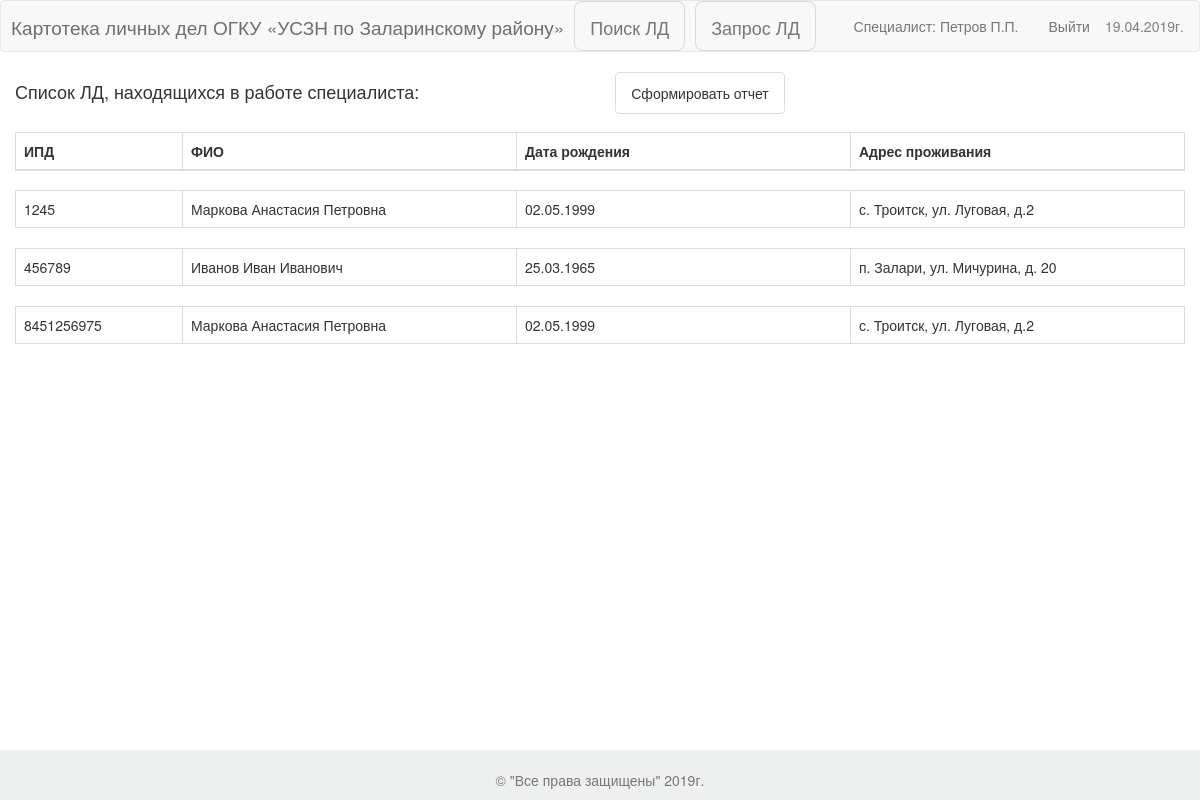
The page /injob (signed in) on the database as committed earlier.
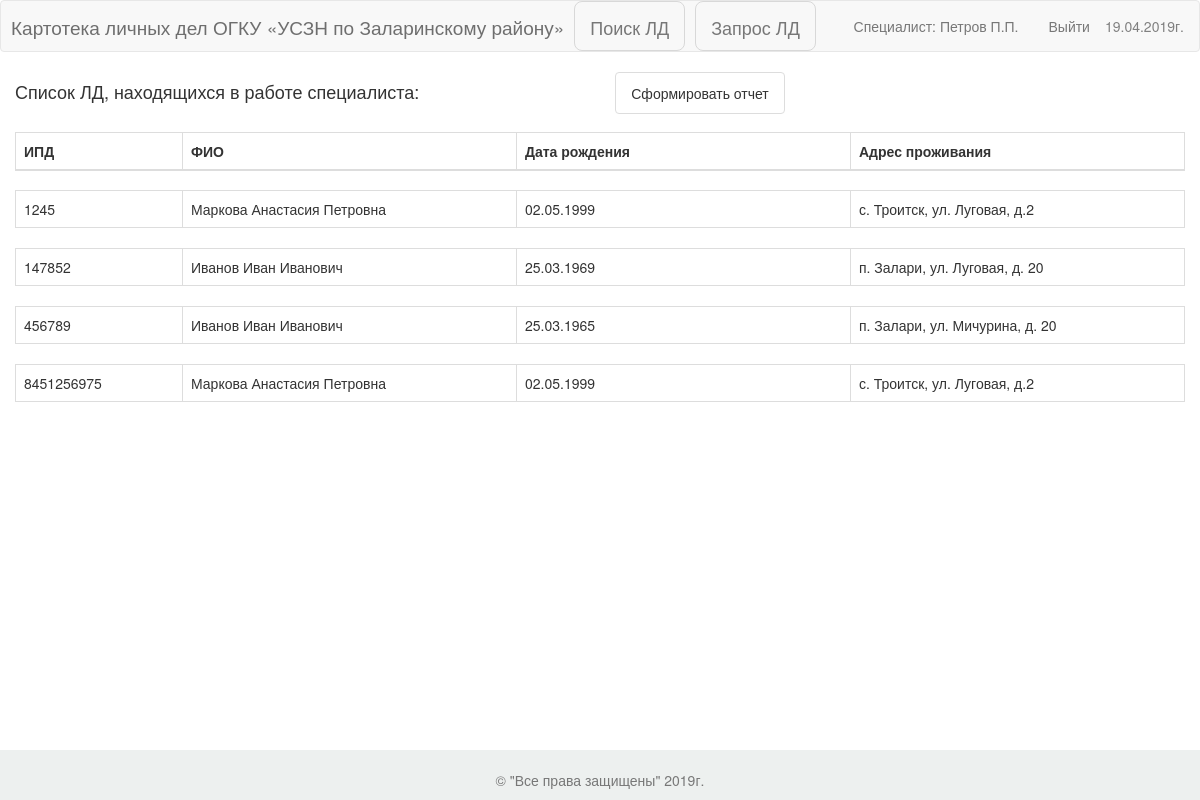
The same page on the database as committed later.
### users/models.py (models this page shows, shortened)
class UsersProfile(models.Model):
    user = models.OneToOneField(User, null=True, blank=True, help_text='Ссылка на Django-аккаунт')
    fio = models.CharField(max_length=255, help_text='ФИО')
    def get_fio(self, dots=True):
        fio = self.fio.replace("  ", " ").strip()
        fio_split = fio.split(" ")
        if len(fio_split) == 0:
            fio_split.append("")
        if len(fio_split) == 1:
            fio_split.append("")
        if len(fio_split) == 2:
            fio_split.append("")
        if dots:
            return fio_split[0] + " " + fio_split[1][0] + "." + fio_split[2][0] + "."
        return fio_split[0] + " " + fio_split[1][0] + fio_split[2][0]

### main/models.py (models this page shows, shortened)
class CardIndex(models.Model):
    ipd = models.IntegerField(verbose_name='Индивидуальное порядковое дело', help_text='ИПД')
    client = models.ForeignKey(Client, verbose_name='Клиент', help_text='Клиент')
    category = models.ForeignKey(Category, verbose_name='Категория клиента', help_text='Категория клиента')
    control = models.ForeignKey(Control, verbose_name='Статус ЛД', help_text='Статус ЛД')
    spec = models.ForeignKey(UsersProfile, default=0, blank=True, null=True,
                             verbose_name='Движение ЛД по специалистам', help_text='Движение ЛД')
    info = models.CharField(max_length=200, blank=True, verbose_name='Движение ЛД по другим УСЗН',
                            help_text='Движение по др. УСЗН.')

class Client(models.Model):
    last_name = models.CharField(max_length=30, help_text='Фамилия') # Фамилия
    first_name = models.CharField(max_length=30, help_text='Имя') # Имя
    middle_name = models.CharField(max_length=30, help_text='Отчество') # Отчество
    bday = models.DateField(auto_now=False, auto_now_add=False, help_text='Дата рождения') # Дата рождения
    address = models.CharField(max_length=100, help_text='Адрес проживания') # Адрес проживания
    def fio(self) -> str:
        return '{} {} {}'.format(self.last_name, self.first_name, self.middle_name)
    def __str__(self):
        return self.fio()

### main/views.py (the view)
# urls.py: url(r'^injob$', views.ldinjob, name='ldinjob'),
@login_required
def ldinjob(request):
    lds = CardIndex.objects.all()
    injob = CardIndex.objects.filter(spec=request.user.usersprofile).order_by('ipd')
    return render(request, 'main/injob.html', {'injob': injob, 'lds': lds})

### main/templates/main/injob.html (shortened to what this page needs)
{% extends "main/base.html" %}
{% block menu %}
    <a class="navbar-brand" href="{% url 'main:main' %}">Поиск ЛД</a>
    <a class="navbar-brand" href="{% url 'main:queryld' %}">Запрос ЛД</a>
{% endblock menu %}
{% block content %}
<div class="container-fluid">
    <div class="row">
        <div class="col-md-6"><h4 class='f-h' style="text-align: left;">Список ЛД, находящихся в работе специалиста:</h4><br></div>
        <div class="col-md-2"  id="stat_spec">
            {% for ld in lds %}
                {% if ld.pk == request.user.usersprofile.pk %}
                    <li class="list-group-item" onclick="gen_stat('spec', {{ ld.pk }})">Сформировать отчет</li>
                {% endif %}
            {% endfor %}
        </div>
    </div>
    <div>
        <table class="table table-bordered floatThead ct">
        <thead class="thead-dark">
            <tr>
                <th class="col-xs-1">ИПД</th>
                <th class="col-xs-2">ФИО</th>
                <th class="col-xs-2">Дата рождения</th>
                <th class="col-xs-2">Адрес проживания</th>
            </tr>
        </thead>
        </table>
    </div>
</div>
    {% for ld in injob %}
<div class="container-fluid">
    <div>
        <table class="table table-bordered floatThead ct">
        <tbody>
            <tr>
                <td class="col-xs-1">{{ ld.ipd }}</td>
                <td class="col-xs-2">{{ ld.client }}</td>
                <td class="col-xs-2">{{ ld.client.bday }}</td>
                <td class="col-xs-2">{{ ld.client.address }}</td>
            </tr>
        </tbody>
        </table>
    </div>
</div>
    {% endfor %}
{% endblock content %}

### main/templates/main/base.html (shortened to what this page needs)
<!DOCTYPE html>
<html lang="en">
<head>
    <link href="/static/css/bootstrap.min.css" rel="stylesheet">
    <link rel="stylesheet" href="/static/css/style.css">
</head>
<body>
    <nav id="raport" class="navbar navbar-default" role="navigation">
        <div id="logo_name">
            Картотека личных дел ОГКУ &#171;УСЗН по Заларинскому району&#187;
        </div>
        <div id="menu">{% block menu %}{% endblock menu %}</div>
        <div>
            <div class="date">
                {% now "d.m.Yг." %}
            </div>
            <div id="navbar" class="navbar-collapse collapse">
                <ul class="nav navbar-nav navbar-right">
                    {% if user.is_authenticated %}
                    {% for v in request.user.groups.all %}
                        <li><a>{{ v }}: {{ request.user.usersprofile.get_fio }}</a></li>
                    {% endfor %}
                        <li><a href="{% url 'users:logout' %}">Выйти</a></li>
                    {% else %}
                        <li><a href="{% url 'users:login' %}">Войти</a></li>
                    {% endif %}
                </ul>
            </div>
        </div>
    </nav>
{% block content %}{% endblock content %}
{% block footer %}
    <nav class="navbar navbar-default navbar-fixed-bottom">
            <div align='center'>
                <footer>
                    <p class="text-muted"><br>&#169 "Все права защищены" {% now "Y" %}г.</p>
                </footer>
            </div>
    </nav>
{% endblock footer %}
</body>
</html>

Rows that differ between the two databases and show on the page:
now on this page (row edited): CardIndex: ipd "147852", client "Иванов Иван Иванович", client.bday "25.03.1969", client.address "п. Залари, ул. Луговая, д. 20"
